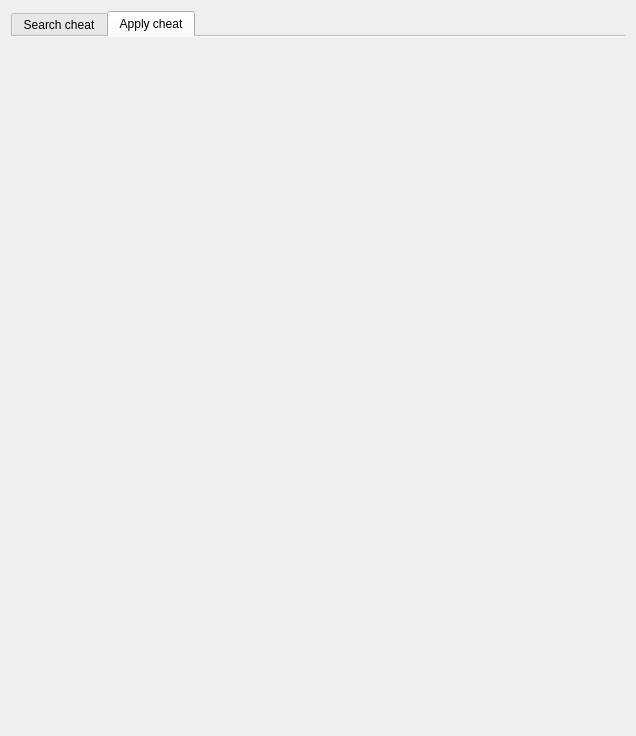
<?xml version="1.0" encoding="UTF-8"?>
<ui version="4.0">
 <class>Form</class>
 <widget class="QWidget" name="Form">
  <property name="geometry">
   <rect>
    <x>0</x>
    <y>0</y>
    <width>636</width>
    <height>736</height>
   </rect>
  </property>
  <property name="sizePolicy">
   <sizepolicy hsizetype="Expanding" vsizetype="Expanding">
    <horstretch>0</horstretch>
    <verstretch>0</verstretch>
   </sizepolicy>
  </property>
  <property name="windowTitle">
   <string>Form</string>
  </property>
  <layout class="QVBoxLayout" name="verticalLayout_2">
   <item>
    <layout class="QVBoxLayout" name="mainLayout">
     <item>
      <widget class="QTabWidget" name="tabWidget">
       <property name="sizePolicy">
        <sizepolicy hsizetype="Expanding" vsizetype="Expanding">
         <horstretch>0</horstretch>
         <verstretch>0</verstretch>
        </sizepolicy>
       </property>
       <property name="currentIndex">
        <number>1</number>
       </property>
       <property name="elideMode">
        <enum>Qt::ElideNone</enum>
       </property>
       <property name="documentMode">
        <bool>true</bool>
       </property>
       <property name="tabsClosable">
        <bool>false</bool>
       </property>
       <property name="movable">
        <bool>false</bool>
       </property>
       <widget class="QWidget" name="searchTab">
        <property name="sizePolicy">
         <sizepolicy hsizetype="Expanding" vsizetype="Expanding">
          <horstretch>0</horstretch>
          <verstretch>0</verstretch>
         </sizepolicy>
        </property>
        <attribute name="title">
         <string>Search cheat</string>
        </attribute>
        <layout class="QHBoxLayout" name="horizontalLayout_2"/>
       </widget>
       <widget class="QWidget" name="applyTab">
        <property name="sizePolicy">
         <sizepolicy hsizetype="Expanding" vsizetype="Expanding">
          <horstretch>0</horstretch>
          <verstretch>0</verstretch>
         </sizepolicy>
        </property>
        <attribute name="title">
         <string>Apply cheat</string>
        </attribute>
        <layout class="QHBoxLayout" name="horizontalLayout_5"/>
       </widget>
      </widget>
     </item>
    </layout>
   </item>
  </layout>
 </widget>
 <resources/>
 <connections/>
</ui>
